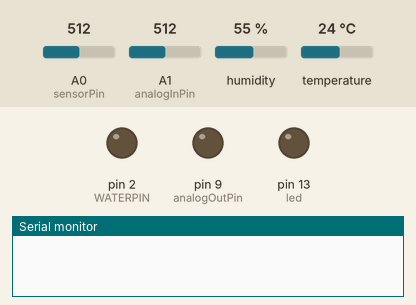
Simulated run of this sketch. Board: Arduino Uno, built with avr-gcc and run on an emulated ATmega328P. Parts: output pins drawn as LEDs (lit = HIGH), the last lines printed to the serial monitor. The test bench sets the inputs (shaded band); at power-on: A0 (sensorPin) = 512, A1 (analogInPin) = 512, humidity 55 %, temperature 24 °C. Pins used as bus, display or sensor lines are not drawn.

Above: at 0.1 s.
At 2.1 s:
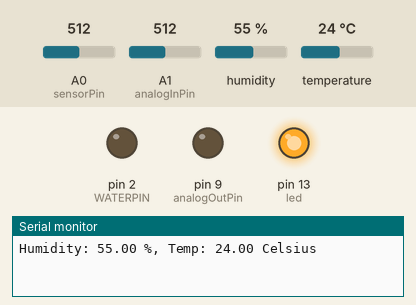
At 12.1 s:
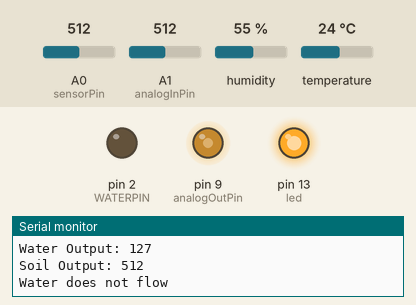
Timing chart, 0 to 13.6 s (numbered marks = the images above):
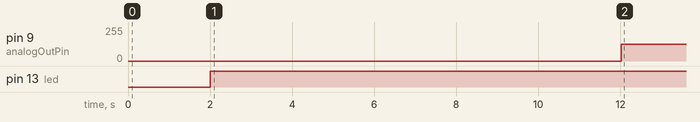

The sketch:

a_b_c.ino
```cpp
#include <DHT.h>;

//Constants
#define DHTPIN 11     // what pin we're connected to
#define DHTTYPE DHT11// DHT 22  (AM2302)
DHT dht(DHTPIN, DHTTYPE);
#include <DHT.h>;
#define DHTPIN 11     // what pin we're connected to
#define DHTTYPE DHT11   // DHT 22  (AM2302)

#define soilWet 500   // Define max value we consider soil 'wet'
#define soilDry 750   // Define min value we consider soil 'dry'
// Sensor pins
#define sensorPower 7
#define sensorPin A0
#define WATERPIN 2 //+++++++++++++++++++++++++++++++++pump
//#define WATERPOSTDELAY 1000 //++++++++++++++++++++++++++++pump
const int analogInPin = A1;  // Analog input pin that the potentiometer is attached to
const int analogOutPin = 9; // Analog output pin that the LED is attached to
int sensorValue = 0;        // value read from the pot
int outputValue = 0;
// value output to the PWM (analog out)
//Variables
int chk;
float hum;  //Stores humidity value
float temp; //Stores temperature value
int led = 13;

void setup() {
  pinMode(led, OUTPUT);
  pinMode(WATERPIN, OUTPUT);
 // pinMode(WATERPOSTDELAY, OUTPUT);
  pinMode(sensorPower, OUTPUT);
  //pinMode(sensorPin,OUTPUT);
  pinMode(analogInPin,INPUT);
  pinMode(analogOutPin,OUTPUT);
  pinMode(sensorValue,INPUT);
  pinMode(outputValue,OUTPUT);
  // Initially keep the sensor OFF
  digitalWrite(sensorPower, LOW);
  // initialize serial communications at 9600 bps:

  Serial.begin(9600);
  dht.begin();
}

void loop() {

       delay(2000);
    //Read data and store it to variables hum and temp
    digitalWrite(led, HIGH);
    hum = dht.readHumidity();
    temp= dht.readTemperature();
    //Print temp and humidity values to serial monitor
    Serial.print("Humidity: ");
    Serial.print(hum);
    Serial.print(" %, Temp: ");
    Serial.print(temp);
    Serial.println(" Celsius");
    delay(10000); //Delay 2 sec.

  int waterMoisture = readSensorWater();
  Serial.print("Water Output: ");
  Serial.println(waterMoisture);

  int moisture = readSensorSoil();
  Serial.print("Soil Output: ");
  Serial.println(moisture);

  // Determine status of our soil
  if ((moisture < soilWet)||(waterMoisture<100)) {
    Serial.println("Water does not flow");
    digitalWrite(WATERPIN, LOW);

  } else if ((moisture >= soilWet && moisture < soilDry) ||(waterMoisture<100)){
    Serial.println("Water does not flow");
    digitalWrite(WATERPIN, LOW);
  } else{
    Serial.println("Status: Soil is too dry - time to water!");
    digitalWrite(WATERPIN, HIGH);          //???????????????????????????????????????????
    //delay(WATERPOSTDELAY);//?????????????????????????????????????????????????????????//

    //delay(WATERPOSTDELAY);

    }

  delay(1000);  // Take a reading every second for testing

  Serial.println();
}

int readSensorWater() {
  // read the analog in value:
  sensorValue = analogRead(analogInPin);
  // map it to the range of the analog out:
  outputValue = map(sensorValue, 0, 1023, 0, 255);
  // change the analog out value:
  analogWrite(analogOutPin, outputValue);
  delay(2);
  return outputValue;
}

int readSensorSoil() {
  digitalWrite(sensorPower, HIGH);  // Turn the sensor ON
  delay(10);              // Allow power to settle
  int val = analogRead(sensorPin);  // Read the analog value form sensor
  digitalWrite(sensorPower, LOW);   // Turn the sensor OFF
  return val;             // Return analog moisture value
}
```

Measured:
- by itself, pin 9 (analogOutPin): 0/255 → 127/255 at 12.0 s
- by itself, pin 13 (led): LOW → HIGH at 2.0 s
